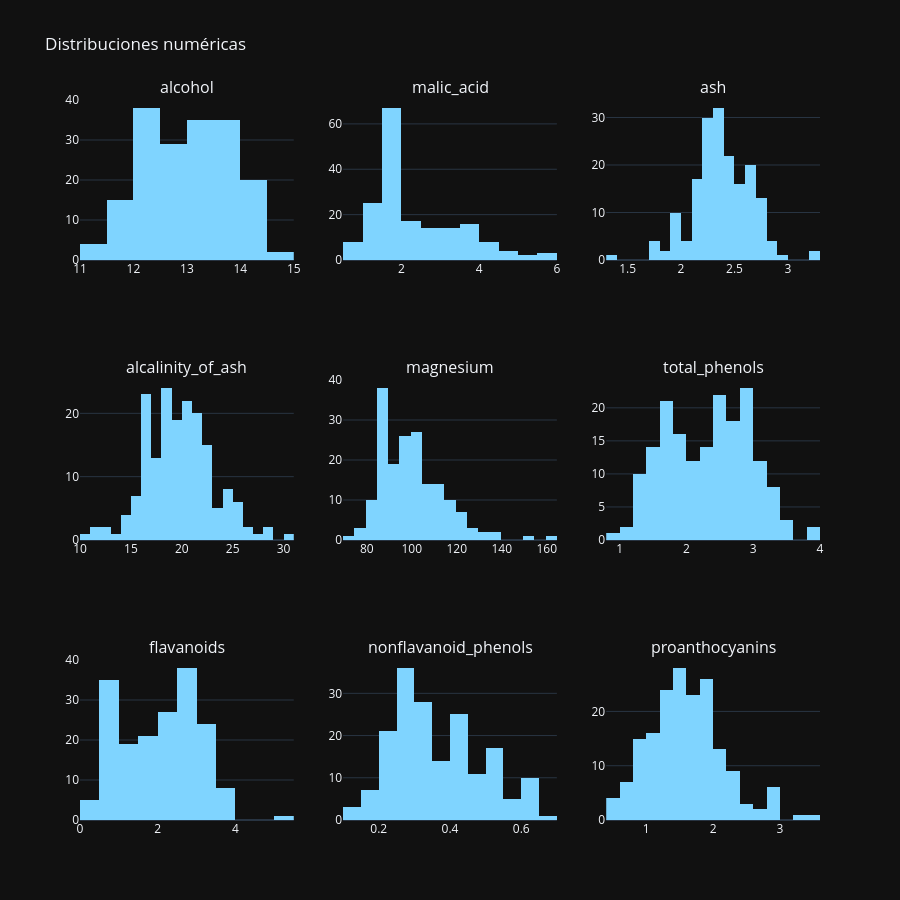

This figure's notebook cell:
### Code cell
# 2.4 Distribuciones de variables numéricas
num_cols = df.select_dtypes(include='number').columns.tolist()
if num_cols:
    display(df[num_cols].describe().T)
    cols = num_cols[:9]; rows = (len(cols)+2)//3
    fig = sp.make_subplots(rows=rows, cols=3, subplot_titles=cols)
    for i, col in enumerate(cols):
        fig.add_trace(go.Histogram(x=df[col].dropna(), marker_color=PRIMARY, name=col),
                      row=i//3+1, col=i%3+1)
    fig.update_layout(height=300*rows, showlegend=False, title_text='Distribuciones numéricas',
                      template='plotly_dark'); fig.show()
else:
    print('Sin columnas numéricas.')

### Figure 1 — Plotly figure (JSON) as saved in the notebook; plotly's stock layout.template omitted (floating-point values rounded to 4 significant figures; data arrays with more than 128 entries replaced by an {"elided": "..."} marker saying what was removed)
{"data": [{"marker": {"color": "#7fd4ff"}, "name": "alcohol", "type": "histogram", "x": {"elided": "178 float values"}, "xaxis": "x", "yaxis": "y"}, {"marker": {"color": "#7fd4ff"}, "name": "malic_acid", "type": "histogram", "x": {"elided": "178 float values"}, "xaxis": "x2", "yaxis": "y2"}, {"marker": {"color": "#7fd4ff"}, "name": "ash", "type": "histogram", "x": {"elided": "178 float values"}, "xaxis": "x3", "yaxis": "y3"}, {"marker": {"color": "#7fd4ff"}, "name": "alcalinity_of_ash", "type": "histogram", "x": {"elided": "178 float values"}, "xaxis": "x4", "yaxis": "y4"}, {"marker": {"color": "#7fd4ff"}, "name": "magnesium", "type": "histogram", "x": {"elided": "178 float values"}, "xaxis": "x5", "yaxis": "y5"}, {"marker": {"color": "#7fd4ff"}, "name": "total_phenols", "type": "histogram", "x": {"elided": "178 float values"}, "xaxis": "x6", "yaxis": "y6"}, {"marker": {"color": "#7fd4ff"}, "name": "flavanoids", "type": "histogram", "x": {"elided": "178 float values"}, "xaxis": "x7", "yaxis": "y7"}, {"marker": {"color": "#7fd4ff"}, "name": "nonflavanoid_phenols", "type": "histogram", "x": {"elided": "178 float values"}, "xaxis": "x8", "yaxis": "y8"}, {"marker": {"color": "#7fd4ff"}, "name": "proanthocyanins", "type": "histogram", "x": {"elided": "178 float values"}, "xaxis": "x9", "yaxis": "y9"}], "layout": {"annotations": [{"font": {"size": 16}, "showarrow": false, "text": "alcohol", "x": 0.1444, "xanchor": "center", "xref": "paper", "y": 1.0, "yanchor": "bottom", "yref": "paper"}, {"font": {"size": 16}, "showarrow": false, "text": "malic_acid", "x": 0.5, "xanchor": "center", "xref": "paper", "y": 1.0, "yanchor": "bottom", "yref": "paper"}, {"font": {"size": 16}, "showarrow": false, "text": "ash", "x": 0.8556, "xanchor": "center", "xref": "paper", "y": 1.0, "yanchor": "bottom", "yref": "paper"}, {"font": {"size": 16}, "showarrow": false, "text": "alcalinity_of_ash", "x": 0.1444, "xanchor": "center", "xref": "paper", "y": 0.6111, "yanchor": "bottom", "yref": "paper"}, {"font": {"size": 16}, "showarrow": false, "text": "magnesium", "x": 0.5, "xanchor": "center", "xref": "paper", "y": 0.6111, "yanchor": "bottom", "yref": "paper"}, {"font": {"size": 16}, "showarrow": false, "text": "total_phenols", "x": 0.8556, "xanchor": "center", "xref": "paper", "y": 0.6111, "yanchor": "bottom", "yref": "paper"}, {"font": {"size": 16}, "showarrow": false, "text": "flavanoids", "x": 0.1444, "xanchor": "center", "xref": "paper", "y": 0.2222, "yanchor": "bottom", "yref": "paper"}, {"font": {"size": 16}, "showarrow": false, "text": "nonflavanoid_phenols", "x": 0.5, "xanchor": "center", "xref": "paper", "y": 0.2222, "yanchor": "bottom", "yref": "paper"}, {"font": {"size": 16}, "showarrow": false, "text": "proanthocyanins", "x": 0.8556, "xanchor": "center", "xref": "paper", "y": 0.2222, "yanchor": "bottom", "yref": "paper"}], "height": 900, "showlegend": false, "title": {"text": "Distribuciones numéricas"}, "xaxis": {"anchor": "y", "domain": [0.0, 0.2889]}, "xaxis2": {"anchor": "y2", "domain": [0.3556, 0.6444]}, "xaxis3": {"anchor": "y3", "domain": [0.7111, 1.0]}, "xaxis4": {"anchor": "y4", "domain": [0.0, 0.2889]}, "xaxis5": {"anchor": "y5", "domain": [0.3556, 0.6444]}, "xaxis6": {"anchor": "y6", "domain": [0.7111, 1.0]}, "xaxis7": {"anchor": "y7", "domain": [0.0, 0.2889]}, "xaxis8": {"anchor": "y8", "domain": [0.3556, 0.6444]}, "xaxis9": {"anchor": "y9", "domain": [0.7111, 1.0]}, "yaxis": {"anchor": "x", "domain": [0.7778, 1.0]}, "yaxis2": {"anchor": "x2", "domain": [0.7778, 1.0]}, "yaxis3": {"anchor": "x3", "domain": [0.7778, 1.0]}, "yaxis4": {"anchor": "x4", "domain": [0.3889, 0.6111]}, "yaxis5": {"anchor": "x5", "domain": [0.3889, 0.6111]}, "yaxis6": {"anchor": "x6", "domain": [0.3889, 0.6111]}, "yaxis7": {"anchor": "x7", "domain": [0.0, 0.2222]}, "yaxis8": {"anchor": "x8", "domain": [0.0, 0.2222]}, "yaxis9": {"anchor": "x9", "domain": [0.0, 0.2222]}}}
